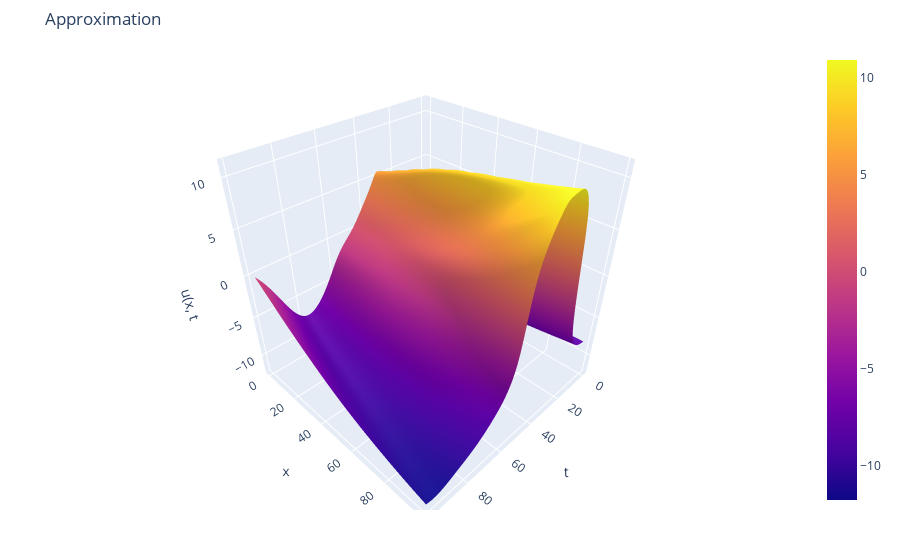

Notebook cell for this chart:
### Markdown cell above
#### Control function approximation:

### Code cell
fig = make_subplots(rows=1, cols=1, specs=[[{'type': 'surface'}]])
xs = np.linspace(-3, 3, 100)
ts = np.linspace(0, 1, 100)
us_pred = np.array([[solver.u(x, t) for x in xs] for t in ts])
fig.add_trace(go.Surface(z=us_pred), row=1, col=1)
fig.update_layout(title='Approximation',
                  scene = dict(
                      xaxis_title="t",
                      yaxis_title="x",
                      zaxis_title="u(x, t"),
                  margin=dict(l=50, r=50, b=50, t=50))
fig.show()

### Figure 1 — Plotly figure (JSON) as saved in the notebook; plotly's stock layout.template omitted (floating-point values rounded to 4 significant figures; data arrays with more than 128 entries replaced by an {"elided": "..."} marker saying what was removed)
{"data": [{"scene": "scene", "type": "surface", "z": {"elided": "100x100 float values"}}], "layout": {"margin": {"b": 50, "l": 50, "r": 50, "t": 50}, "scene": {"domain": {"x": [0, 1], "y": [0, 1]}, "xaxis": {"title": {"text": "t"}}, "yaxis": {"title": {"text": "x"}}, "zaxis": {"title": {"text": "u(x, t"}}}, "title": {"text": "Approximation"}}}
